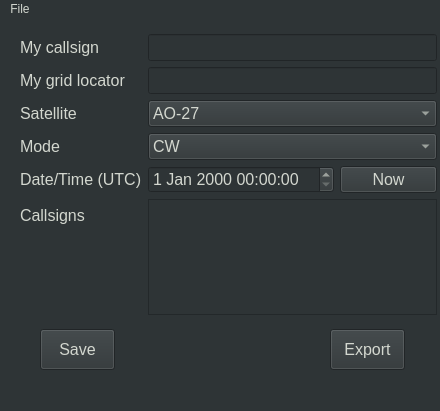
<?xml version="1.0" encoding="UTF-8"?>
<ui version="4.0">
 <class>FastSatEntry</class>
 <widget class="QMainWindow" name="FastSatEntry">
  <property name="geometry">
   <rect>
    <x>0</x>
    <y>0</y>
    <width>440</width>
    <height>411</height>
   </rect>
  </property>
  <property name="windowTitle">
   <string>Fast Sat Entry</string>
  </property>
  <property name="styleSheet">
   <string notr="true">background-color: rgb(46, 52, 54); color: rgb(211, 215, 207);</string>
  </property>
  <widget class="QWidget" name="centralwidget">
   <widget class="QPushButton" name="btnExport">
    <property name="geometry">
     <rect>
      <x>330</x>
      <y>310</y>
      <width>75</width>
      <height>41</height>
     </rect>
    </property>
    <property name="font">
     <font>
      <pointsize>12</pointsize>
     </font>
    </property>
    <property name="text">
     <string>Export</string>
    </property>
   </widget>
   <widget class="QWidget" name="layoutWidget">
    <property name="geometry">
     <rect>
      <x>20</x>
      <y>15</y>
      <width>417</width>
      <height>281</height>
     </rect>
    </property>
    <property name="font">
     <font>
      <pointsize>12</pointsize>
     </font>
    </property>
    <layout class="QFormLayout" name="formLayout">
     <item row="2" column="0">
      <widget class="QLabel" name="label">
       <property name="font">
        <font>
         <pointsize>12</pointsize>
        </font>
       </property>
       <property name="text">
        <string>Satellite</string>
       </property>
      </widget>
     </item>
     <item row="2" column="1">
      <widget class="QComboBox" name="cbSatellite">
       <property name="font">
        <font>
         <pointsize>12</pointsize>
        </font>
       </property>
       <item>
        <property name="text">
         <string>AO-27</string>
        </property>
       </item>
       <item>
        <property name="text">
         <string>AO-91</string>
        </property>
       </item>
       <item>
        <property name="text">
         <string>AO-92</string>
        </property>
       </item>
       <item>
        <property name="text">
         <string>ISS</string>
        </property>
       </item>
       <item>
        <property name="text">
         <string>SO-50</string>
        </property>
       </item>
      </widget>
     </item>
     <item row="4" column="0">
      <widget class="QLabel" name="label_2">
       <property name="font">
        <font>
         <pointsize>12</pointsize>
        </font>
       </property>
       <property name="text">
        <string>Date/Time (UTC)</string>
       </property>
      </widget>
     </item>
     <item row="5" column="0">
      <widget class="QLabel" name="label_3">
       <property name="font">
        <font>
         <pointsize>12</pointsize>
        </font>
       </property>
       <property name="text">
        <string>Callsigns</string>
       </property>
      </widget>
     </item>
     <item row="5" column="1">
      <widget class="QTextEdit" name="tbCallsigns">
       <property name="font">
        <font>
         <pointsize>12</pointsize>
        </font>
       </property>
       <property name="toolTip">
        <string>&lt;html&gt;&lt;head/&gt;&lt;body&gt;&lt;p&gt;Enter all callsigns you have worked.&lt;/p&gt;&lt;p&gt;Use comma or semicolon as a separator.&lt;/p&gt;&lt;/body&gt;&lt;/html&gt;</string>
       </property>
      </widget>
     </item>
     <item row="0" column="0">
      <widget class="QLabel" name="label_4">
       <property name="font">
        <font>
         <pointsize>12</pointsize>
        </font>
       </property>
       <property name="text">
        <string>My callsign</string>
       </property>
      </widget>
     </item>
     <item row="0" column="1">
      <widget class="QLineEdit" name="tbMyCallsign">
       <property name="font">
        <font>
         <pointsize>12</pointsize>
        </font>
       </property>
       <property name="text">
        <string/>
       </property>
      </widget>
     </item>
     <item row="1" column="0">
      <widget class="QLabel" name="label_5">
       <property name="font">
        <font>
         <pointsize>12</pointsize>
        </font>
       </property>
       <property name="text">
        <string>My grid locator</string>
       </property>
      </widget>
     </item>
     <item row="1" column="1">
      <widget class="QLineEdit" name="tbGridLocator">
       <property name="font">
        <font>
         <pointsize>12</pointsize>
        </font>
       </property>
      </widget>
     </item>
     <item row="3" column="0">
      <widget class="QLabel" name="label_6">
       <property name="font">
        <font>
         <pointsize>12</pointsize>
        </font>
       </property>
       <property name="text">
        <string>Mode</string>
       </property>
      </widget>
     </item>
     <item row="3" column="1">
      <widget class="QComboBox" name="cbMode">
       <property name="font">
        <font>
         <pointsize>12</pointsize>
        </font>
       </property>
       <item>
        <property name="text">
         <string>CW</string>
        </property>
       </item>
       <item>
        <property name="text">
         <string>FM</string>
        </property>
       </item>
       <item>
        <property name="text">
         <string>RTTY</string>
        </property>
       </item>
       <item>
        <property name="text">
         <string>SSB</string>
        </property>
       </item>
      </widget>
     </item>
     <item row="4" column="1">
      <layout class="QHBoxLayout" name="horizontalLayout">
       <item>
        <widget class="QDateTimeEdit" name="dateTime">
         <property name="font">
          <font>
           <pointsize>12</pointsize>
          </font>
         </property>
        </widget>
       </item>
       <item>
        <widget class="QPushButton" name="btnNow">
         <property name="font">
          <font>
           <pointsize>12</pointsize>
          </font>
         </property>
         <property name="text">
          <string>Now</string>
         </property>
        </widget>
       </item>
      </layout>
     </item>
    </layout>
   </widget>
   <widget class="QPushButton" name="btnSave">
    <property name="geometry">
     <rect>
      <x>40</x>
      <y>310</y>
      <width>75</width>
      <height>41</height>
     </rect>
    </property>
    <property name="font">
     <font>
      <pointsize>12</pointsize>
     </font>
    </property>
    <property name="toolTip">
     <string>Saves current values as a default values.</string>
    </property>
    <property name="text">
     <string>Save</string>
    </property>
   </widget>
  </widget>
  <widget class="QMenuBar" name="menubar">
   <property name="geometry">
    <rect>
     <x>0</x>
     <y>0</y>
     <width>440</width>
     <height>21</height>
    </rect>
   </property>
   <widget class="QMenu" name="menuFile">
    <property name="title">
     <string>File</string>
    </property>
    <addaction name="actionExport"/>
    <addaction name="separator"/>
    <addaction name="actionExit"/>
   </widget>
   <addaction name="menuFile"/>
  </widget>
  <widget class="QStatusBar" name="statusbar"/>
  <action name="actionExport">
   <property name="text">
    <string>Export</string>
   </property>
  </action>
  <action name="actionExit">
   <property name="text">
    <string>Exit</string>
   </property>
  </action>
 </widget>
 <tabstops>
  <tabstop>tbMyCallsign</tabstop>
  <tabstop>tbGridLocator</tabstop>
  <tabstop>cbSatellite</tabstop>
  <tabstop>cbMode</tabstop>
  <tabstop>dateTime</tabstop>
  <tabstop>btnNow</tabstop>
  <tabstop>tbCallsigns</tabstop>
  <tabstop>btnExport</tabstop>
 </tabstops>
 <resources/>
 <connections>
  <connection>
   <sender>btnNow</sender>
   <signal>clicked(bool)</signal>
   <receiver>FastSatEntry</receiver>
   <slot>now_clicked()</slot>
   <hints>
    <hint type="sourcelabel">
     <x>386</x>
     <y>184</y>
    </hint>
    <hint type="destinationlabel">
     <x>135</x>
     <y>349</y>
    </hint>
   </hints>
  </connection>
  <connection>
   <sender>btnExport</sender>
   <signal>clicked(bool)</signal>
   <receiver>FastSatEntry</receiver>
   <slot>export_clicked()</slot>
   <hints>
    <hint type="sourcelabel">
     <x>330</x>
     <y>362</y>
    </hint>
    <hint type="destinationlabel">
     <x>232</x>
     <y>346</y>
    </hint>
   </hints>
  </connection>
  <connection>
   <sender>btnSave</sender>
   <signal>clicked(bool)</signal>
   <receiver>FastSatEntry</receiver>
   <slot>save_clicked()</slot>
   <hints>
    <hint type="sourcelabel">
     <x>83</x>
     <y>362</y>
    </hint>
    <hint type="destinationlabel">
     <x>50</x>
     <y>281</y>
    </hint>
   </hints>
  </connection>
 </connections>
 <slots>
  <slot>now_clicked()</slot>
  <slot>export_clicked()</slot>
  <slot>save_clicked()</slot>
 </slots>
</ui>
